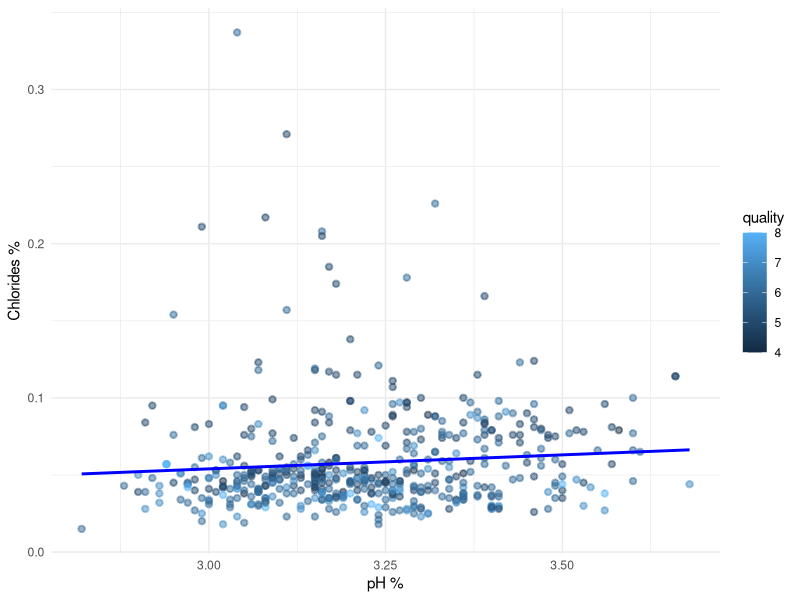
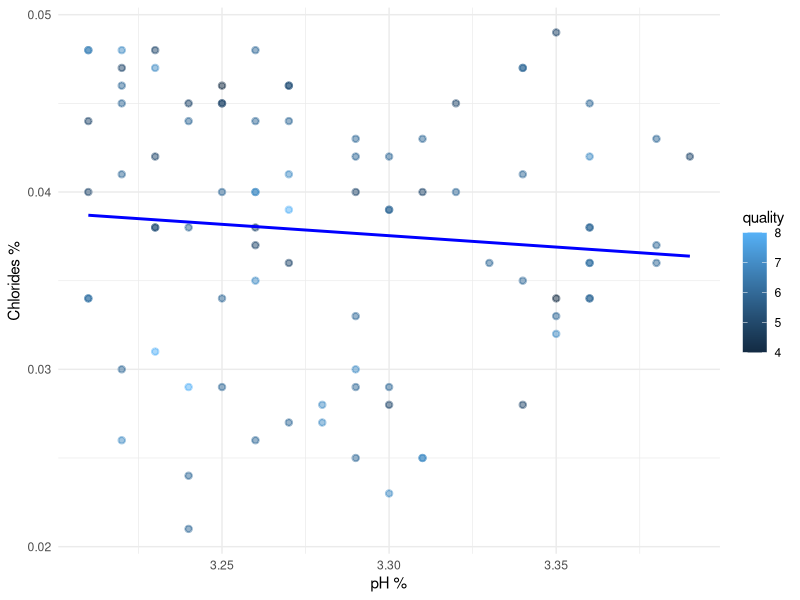

Here is the R script that generated these plots, in order:
# Vincent Cifone
##########################
###Creation of a Multi-linear model for Alcohol, pH and Sugar with respect to Quality
#@Requires
#"RedWine_Dataset.xlxs" must exist in the current working directory
#
##setwd("C:/Users/___/Documents/STAT383_Final")  <-- Unqiue per user
# Access to ggplot data visualization
##install.packages("ggplot2")         // If ggplot2 not installed
library(ggplot2)

#Access Dataset's
##install.packages("readxl")          // If readxl not installed
library(readxl)

library(broom)
library(dplyr)
##install.packages("flextable")       
library(flextable)

# Clean Console and Environment
rm(list = ls())
cat("\f")

# Local access to datasets
WineProperties_Red <- read_excel("RedWine_DataSet.xlsx")

##### Get Random Sample of 500 red wines
#Seed for random number generator using pseudo-random number generation which is sufficiently random for our purposes
set.seed(5678)

#Find indexes of the 500 random elements
randomIndexes <- sample(seq_len(nrow(WineProperties_Red)), 500, replace = FALSE)

#Get random data from random index (can choose which data to set after ",")
redWineRandom <- WineProperties_Red[randomIndexes, ]

###### Creation of specialized datasets 

#New column of Wines within pH range
redWineRandom$InpHRange <- as.factor(ifelse(redWineRandom$pH > 3.2 & redWineRandom$pH < 3.4, 1,0 ))
#New column of Wines within Chloride range
redWineRandom$InChlRange <- as.factor(ifelse(redWineRandom$chlorides > 0.02 & redWineRandom$chlorides < 0.05, 1,0 ))

# With Limited Chloride Range
hQ_clLimit_Wine <- redWineRandom[redWineRandom$InChlRange != 0,]
# Within ph Range
hQ_clLimit_pHLimit_Wine <- hQ_clLimit_Wine[hQ_clLimit_Wine$InpHRange != 0,]

###### Creation of linear models and graphs
##-- Quality w/ pH and chlorides within respective ranges
q_ph_chlor_mlm <- lm(quality ~ pH + chlorides, data = redWineRandom)


# Scatter Plot: Alcohol Vs. Sugar in All Quality Wines
ggplot(redWineRandom, aes(x=pH , y=chlorides, color=quality)) +
  geom_point(fill="lightblue", stroke=1, alpha = 0.5)+
  geom_smooth(method='lm', se=FALSE, color="blue") +
  #facet_wrap(~quality) +
  theme_minimal() +
  labs( x="pH %",y="Chlorides %")


###### Creation of linear models and graphs
##-- Quality (High) w/ pH and chlorides within respective ranges
q_pHL_chlorL_mlm <- lm(quality ~ pH + chlorides, data = hQ_clLimit_pHLimit_Wine)


# Scatter Plot: Alcohol Vs. Sugar in High Quality Wines
ggplot(hQ_clLimit_pHLimit_Wine, aes(x=pH , y=chlorides, color=quality)) +
  geom_point(fill="lightblue", stroke=1, alpha = 0.5)+
  geom_smooth(method='lm', se=FALSE, color="blue") +
  #facet_wrap(~quality) +
  theme_minimal() +
  labs( x="pH %",y="Chlorides %")


# Summary of the linear models
print(summary(q_ph_chlor_mlm))
print(summary(q_pHL_chlorL_mlm))

# Tables for the linear models
no_limit_pH_Cl_table <- as_flextable(q_ph_chlor_mlm)
print(no_limit_pH_Cl_table)

limit_pH_Cl_table <- as_flextable(q_pHL_chlorL_mlm)
print(limit_pH_Cl_table)
